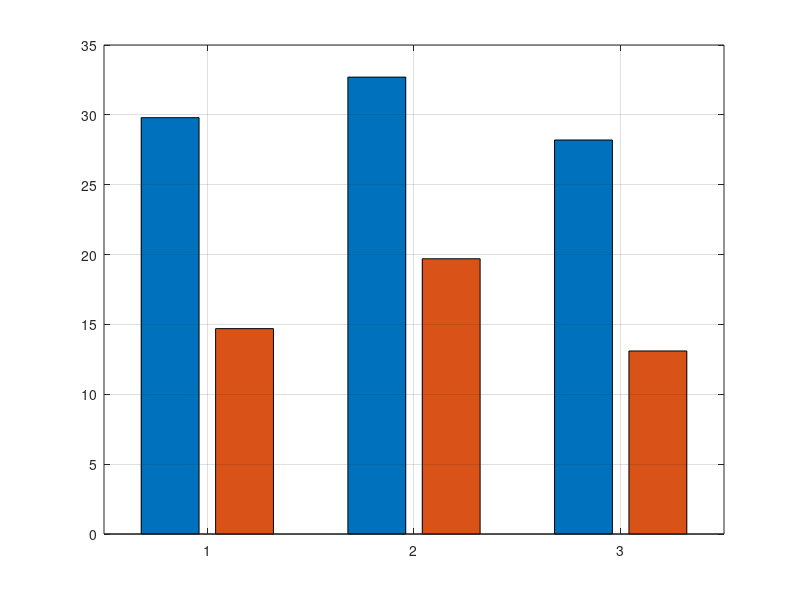

Reproduce this figure in MATLAB. (Note: this script raises an error after producing the figure.)
%% demo4_adapt_IRIS — 실험⑤ 적응 비교 핵심 결과 (비용 J 막대그래프)
% optimize_gain_IRIS 격자탐색 결과를 시각화 (즉시, 시뮬 없음).
% 헤드라인: (가) 질량·관성 반영 [현실 기준선] vs (가)+(나) 결합 [제안].
% 사용법:  demo4_adapt_IRIS
clear; clc;

Pg   = [200 300 340];      % 화물[g]
Jga  = [29.8 32.7 28.2];   % (가) 질량·관성 반영
Jboth= [14.7 19.7 13.1];   % (가)+(나) 결합

figure('Name','실험5: 적응 비교 (핵심)','Color','w','Position',[100 120 820 500]); clf;
b=bar([Jga(:) Jboth(:)],'grouped'); grid on;
b(1).FaceColor=[.85 .55 .2]; b(2).FaceColor=[0 .45 .74];
set(gca,'XTickLabel',compose('%dg',Pg),'FontSize',13);
ylabel('종합 비용 J (낮을수록 우수)','FontSize',13);
legend({'(가) 질량·관성 반영 [기준선]','(가)+(나) 결합 [제안]'},'Location','northeast','FontSize',12);
title('실험 ⑤ 적응 비교 — 질량 반영 위에 게인 적응 추가 시 ~40~54% 추가 개선','FontSize',14);
for i=1:numel(Pg)
    text(i-0.15,Jga(i)+0.8,  sprintf('%.1f',Jga(i)),  'HorizontalAlignment','center','FontSize',11);
    text(i+0.15,Jboth(i)+0.8,sprintf('%.1f',Jboth(i)),'HorizontalAlignment','center','FontSize',11,'Color',[0 .3 .6]);
end
fprintf('결합 적응(가+나)이 전 화물에서 최우수. (수치 = optimize_gain_IRIS 결과)\n');

%% (부록) 340g 2x2 요인분석 — 개선 주인자 = 게인 적응
figure('Name','실험5 부록: 2x2 요인','Color','w','Position',[140 90 640 420]); clf;
M=[46.9 21.1; 28.2 13.1];   % 행: 모델(미반영/반영), 열: 게인(고정/적응)
b2=bar(M); grid on;
b2(1).FaceColor=[.7 .5 .3]; b2(2).FaceColor=[0 .45 .74];
set(gca,'XTickLabel',{'모델 미반영','모델 반영(가)'},'FontSize',12);
ylabel('비용 J (340g)','FontSize',12);
legend({'게인 고정','게인 적응'},'Location','northeast','FontSize',11);
title('부록: 게인 적응이 개선 주인자 (게인만으로도 21.1 < 모델만 28.2)','FontSize',12);
